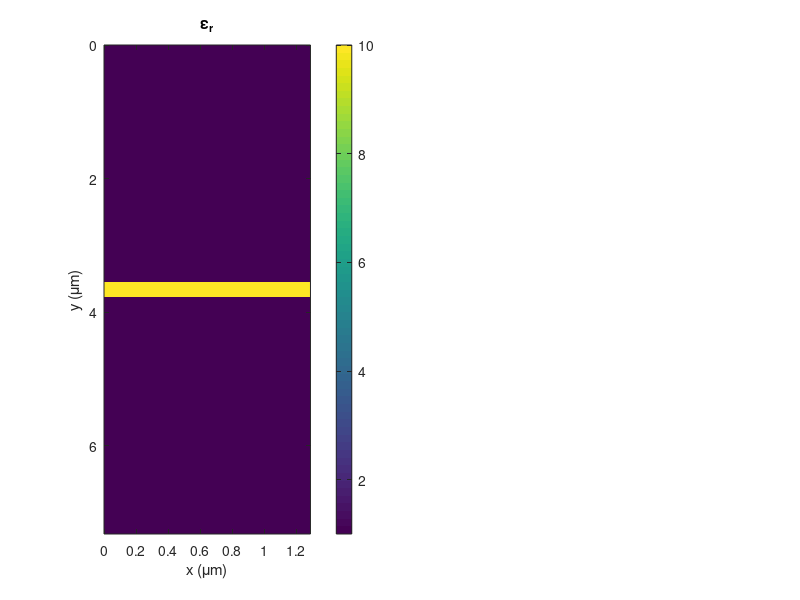

The MATLAB script that drew this image: (Note: this script raises an error after producing the figure.)
%%%%%%%%%%%%%%%%%%%%%%%%%%%%%%%%%%%%%%%%%%%%%%%%%%%%%%%%%%%%%%%%%%%%%%%%%%
%   Resonance Grating - FDFD Simulation
%       This MATLAB files simulates a single period of a rectangular
%       grating using the Finite-Difference Frequency Domain method.
%       The wavelength sweep goes from 2 um to 1 um.
%%%%%%%%%%%%%%%%%%%%%%%%%%%%%%%%%%%%%%%%%%%%%%%%%%%%%%%%%%%%%%%%%%%%%%%%%%
set(0,'DefaultFigureWindowStyle','docked');

% close all;
clc;
clear all;
close all;

% UNITS
micrometers = 1;
millimeters = 1e3 * micrometers;
meters = 1e3 * millimeters;
degrees = pi/180;
seconds = 1;
hertz = 1/seconds;
gigahertz = 1e9 * hertz;

% CONSTANTS
c0 = 299792458 * meters/seconds;

% POINTS FOR SWEEP 
Nf = 101;
tot_ref = zeros(1,Nf);
tot_trn = tot_ref;
tot_con = tot_ref;

% FIGURE SETTINGS 
fig = 1;        % 0 for no figures, 1 for figure animation

%%%%%%%%%%%%%%%%%%%%%%%%%%%%%%%%%%%%%%%%%%%%%%%%%%%%%%%%%%%%%%%%%%%%%%%%%
%% DEFINE SIMULATION PARAMETERS
%%%%%%%%%%%%%%%%%%%%%%%%%%%%%%%%%%%%%%%%%%%%%%%%%%%%%%%%%%%%%%%%%%%%%%%%%
% SOURCE PARAMETERS
SRC.lam0 = 1.55 * micrometers;    % Free space wavelength
SRC.theta = 0 * degrees;
SRC.MODE = 'E';                   % EM mode
f0 = c0/SRC.lam0;
lam01 = 1.4 * micrometers;
lam02 = 1.7 * micrometers;
lam0 = linspace(lam01,lam02,Nf);

% GRATING PARAMETERS
lamd = 1.55 * micrometers;      % Design wavelength
fd   = c0/lamd;                 % Design frequency
ur   = 1.0;                     % Grating permeability
er   = 10.0;                     % Grating permittivity
nr   = sqrt(ur*er);             % Substrate refractive index 
L    = 0.83254*lamd;             % Grating period (DO NOT CHANGE)
t    = lamd/(2*nr);             % Substrate thickness
d    = 0.0000*lamd;             % Grating depth
ff   = 0.5;                     % Fill fraction  (DO NOT CHANGE)

% EXTERNAL MATERIALS
ur1 = 1.0;                    % Reflection region permeability
er1 = 1.0;                    % Reflection region permittivity
ur2 = 1.0;                    % Transmission region permeability
er2 = 1.0;                    % Transmission region permittivity

% GRID PARAMETERS
NRES = 60;                    % Grid resolution
BUFZ = 2*lam02 * [1 1];       % Spacer region above and below grating
DEV.NPML = [20 20];           % Size of PML at top and bottom of grid

figure('color','w');

tf = linspace(0.1457*lamd,0.1459*lamd,Nf);
for n = 1:Nf
    t = tf(n);
%%%%%%%%%%%%%%%%%%%%%%%%%%%%%%%%%%%%%%%%%%%%%%%%%%%%%%%%%%%%%%%%%%%%%%%%%
%% CALCULATE OPTIMIZED GRID
%%%%%%%%%%%%%%%%%%%%%%%%%%%%%%%%%%%%%%%%%%%%%%%%%%%%%%%%%%%%%%%%%%%%%%%%%
% Calculate refractive indices
ndev = sqrt(ur*er);
nref = sqrt(ur1*er1);
ntrn = sqrt(ur2*er2);

% Consider wavelengths
lam_min = min([lam01 lam02])/max([ndev nref ntrn]);
dlam = lam_min/NRES; 

% Consider mechanical parameters
dmin = ff*L;   % Fill fraction is
dd = dmin/2;   % Delta for distance

% Choose the highest resolution
dx = dlam;
dy = dx;

% dx =    0.055172006602080
% dy = dx;

% Snap grid to critical dimension (in this case L and d+t)
Nx = 2*ceil(L/dx/2) + 1;      % First guess at grid spacing (odd for periodic)
Ny = ceil((d+t)/dy);

% Calculate new grid resolutions
dx = L/Nx;
dy = (d+t)/Ny;

% Incorporate PML and spacer regions
Ny = Ny + DEV.NPML(1) + DEV.NPML(2) + ceil(BUFZ(1)/dy) + ceil(BUFZ(2)/dy);

% Calculate 2x grid
Nx2 = 2*Nx;
Ny2 = 2*Ny;
dx2 = dx/2;
dy2 = dy/2;
DEV.RES = [dx2,dy2];
xa2 = [0:Nx2-1]*dx2;
ya2 = [0:Ny2-1]*dy2;

%%%%%%%%%%%%%%%%%%%%%%%%%%%%%%%%%%%%%%%%%%%%%%%%%%%%%%%%%%%%%%%%%%%%%%%%%
%% BUILD DEVICE ON 2x GRID
%%%%%%%%%%%%%%%%%%%%%%%%%%%%%%%%%%%%%%%%%%%%%%%%%%%%%%%%%%%%%%%%%%%%%%%%%
UR2 = ur1*ones(Nx2,Ny2);
ER2 = er1*ones(Nx2,Ny2);

% Calculate start and stop indices for filling in the grid
nt1 = 2*DEV.NPML(1) + ceil(BUFZ(1)/dy2);
nt2 = nt1 + round(t/dy2) - 1;
% nd1 = round((nt2+nt1)/2);
% nd2 = nt2;
nd2 = nt2;
nd1 = nt2 - round(d/dy2);
nx1 = round(Nx2*ff/2);
nx2 = round(Nx2 - Nx2*ff/2);

% Fill in the permeability regions
UR2(:,:) = ur;

% Fill in the permittivity regions
ER2(:,nt1:nt2) = er;
ER2(:,1:nt1-1) = er2;
% ER2(nx1:nx2,nd1:nd2) = 1;


DEV.UR2 = fliplr(UR2);
DEV.ER2 = fliplr(ER2);


if fig
    subplot(121);
end
imagesc(xa2,ya2,DEV.ER2');
title('\epsilon_r');
xlabel('x (\mum)'); ylabel('y (\mum)');
colorbar;

%%%%%%%%%%%%%%%%%%%%%%%%%%%%%%%%%%%%%%%%%%%%%%%%%%%%%%%%%%%%%%%%%%%%%%%%%
%% IMPLEMENT FDFD
%%%%%%%%%%%%%%%%%%%%%%%%%%%%%%%%%%%%%%%%%%%%%%%%%%%%%%%%%%%%%%%%%%%%%%%%%

    tic;
    DAT = fdfd2d(DEV,SRC);
    tot_ref(n) = DAT.REF;
    tot_trn(n) = DAT.TRN;
    tot_con(n) = DAT.CON;
    clc;
    time = toc;
    mint = floor(time*(Nf-n)/60);
    sec = round((time*(Nf-n)/60 - mint)*60);
    disp(['Estimated Time: ' num2str(mint) ' minutes '...
            num2str(sec) ' seconds']);
    disp([num2str(n) ' out of ' num2str(Nf) ' Iterations']);

    if fig
        subplot(122);
        imagesc(dx.*[0,Nx-1],dy.*[0,Ny-1],real(DAT.F)'); 
        title([SRC.MODE ' Mode @ ' num2str(SRC.lam0) ' \mum']);
        shading interp;
        xlabel('x (\mum)'); ylabel('y (\mum)');
        colorbar;
    %     axis equal tight;
        drawnow;
    end
end
%%%%%%%%%%%%%%%%%%%%%%%%%%%%%%%%%%%%%%%%%%%%%%%%%%%%%%%%%%%%%%%%%%%%%%%%%
%% DISPLAY
%%%%%%%%%%%%%%%%%%%%%%%%%%%%%%%%%%%%%%%%%%%%%%%%%%%%%%%%%%%%%%%%%%%%%%%%%

disp('DASHBOARD PARAMETERS:');
disp(['Source Frequency = ' num2str(f0(end)./gigahertz) ' GHz']);
disp(['Angle of Incidence = ' num2str(SRC.theta./degrees) ' degrees']);
disp(['Electromagnetic Mode = ' SRC.MODE]);
disp(['Device Design Frequency = ' num2str(fd./gigahertz) ' GHz']);
disp(['ff = ' num2str(ff*100) ' %']);
disp(['L = ' num2str(L./micrometers) ' mm']);
disp(['d = ' num2str(d./micrometers) ' mm']);
disp(['t = ' num2str(t./micrometers) ' mm']);
disp(['ur = ' num2str(ur)]);
disp(['er = ' num2str(er)]);
disp(['ur1 = ' num2str(ur1)]);
disp(['er1 = ' num2str(er1)]);
disp(['ur2 = ' num2str(ur2)]);
disp(['er2 = ' num2str(er2)]);
disp(['NRES = ' num2str(NRES)]);
disp(['BUFZ = [' num2str(BUFZ(1)/SRC.lam0) ' ' num2str(BUFZ(2)/SRC.lam0) ']*lam0']);
disp(['NPML = [' num2str(DEV.NPML(1)) ' ' num2str(DEV.NPML(2)) ']']);
disp(' ');

ref_diff_orders = find(DAT.RDE);
trn_diff_orders = find(DAT.TDE);
disp('REFLECTION DIFFRACTION ORDERS:');
for n = ref_diff_orders(1):ref_diff_orders(end)
    disp(['RDE(' num2str(n - ceil(Nx/2)) ') = ' num2str(100*DAT.RDE(n)) '%']);
end
disp(' ');
disp('TRANSMISSION DIFFRACTION ORDERS:');
for n = trn_diff_orders(1):trn_diff_orders(end)
    disp(['TDE(' num2str(n - ceil(Nx/2)) ') = ' num2str(100*DAT.TDE(n)) '%']);
end
disp(' ');

disp('OVERALL:');
disp(['REF = ' num2str(100*DAT.REF) '%']);
disp(['TRN = ' num2str(100*DAT.TRN) '%']);
disp(['CON = ' num2str(100*DAT.CON) '%']);

figure('color','white');
plot(lam0./micrometers,100.*tot_ref,'r','linewidth',2);
hold on;
plot(lam0./micrometers,100.*tot_trn,'b','linewidth',2);
plot(lam0./micrometers,100.*tot_con,'--k','linewidth',2);
hold off;
title([SRC.MODE ' Mode Wavelength Sweep']);
xlabel('Wavelength \lambda (\mum)'); ylabel('Power (%)');
legend('Reflectance','Transmittance','Conservation');
xlim([lam0(1) lam0(end)]./micrometers); ylim([0 102]);




